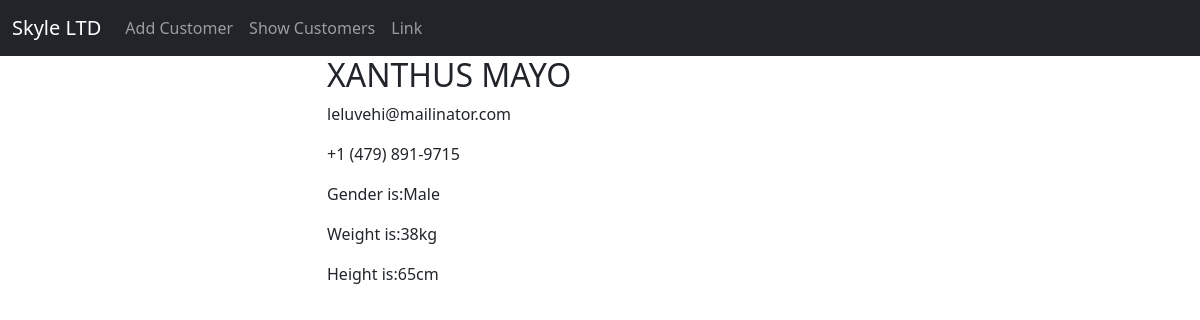
Screenshot of /details/9 with the database file from the repository.
### my_app/models.py (models this page shows)
class Customer(models.Model):
    id = models.AutoField(primary_key=True)
    names = models.CharField(max_length=50)
    email = models.EmailField(max_length=50, unique=True)
    phone = models.CharField(max_length=15)
    password = models.CharField(max_length=150)
    weight = models.IntegerField(default=0)
    height = models.IntegerField(default=0)
    gender = models.CharField(max_length=10, default='Male')
    class Meta:
        db_table = 'customers'

### my_app/views.py (the view)
# urls.py: path('details/<int:id>', views.details, name='details-page'),
def details(request, id):
    user=Customer.objects.get(id=id)
    return render(request, 'details.html', {"user": user})

### templates/details.html
{% extends 'master.html' %}
{% block content %}
    <div class="container">
      <div class="row justify-content-center">
        <div class="col-sm-6">
            <h2>{{ user.names |upper }}</h2>
            <p>{{ user.email |lower }}</p>
            <p>{{ user.phone }}</p>
            <p>Gender is:{{ user.gender |capfirst }}</p>
            <p>Weight is:{{ user.weight }}kg</p>
            <p>Height is:{{ user.height }}cm</p>
        </div>
      </div>
    </div>
{% endblock %}

### rows the page displays
Customer: names "XANTHUS MAYO", email "leluvehi@mailinator.com", phone "+1 (479) 891-9715", gender "Male", weight "38", height "65"
